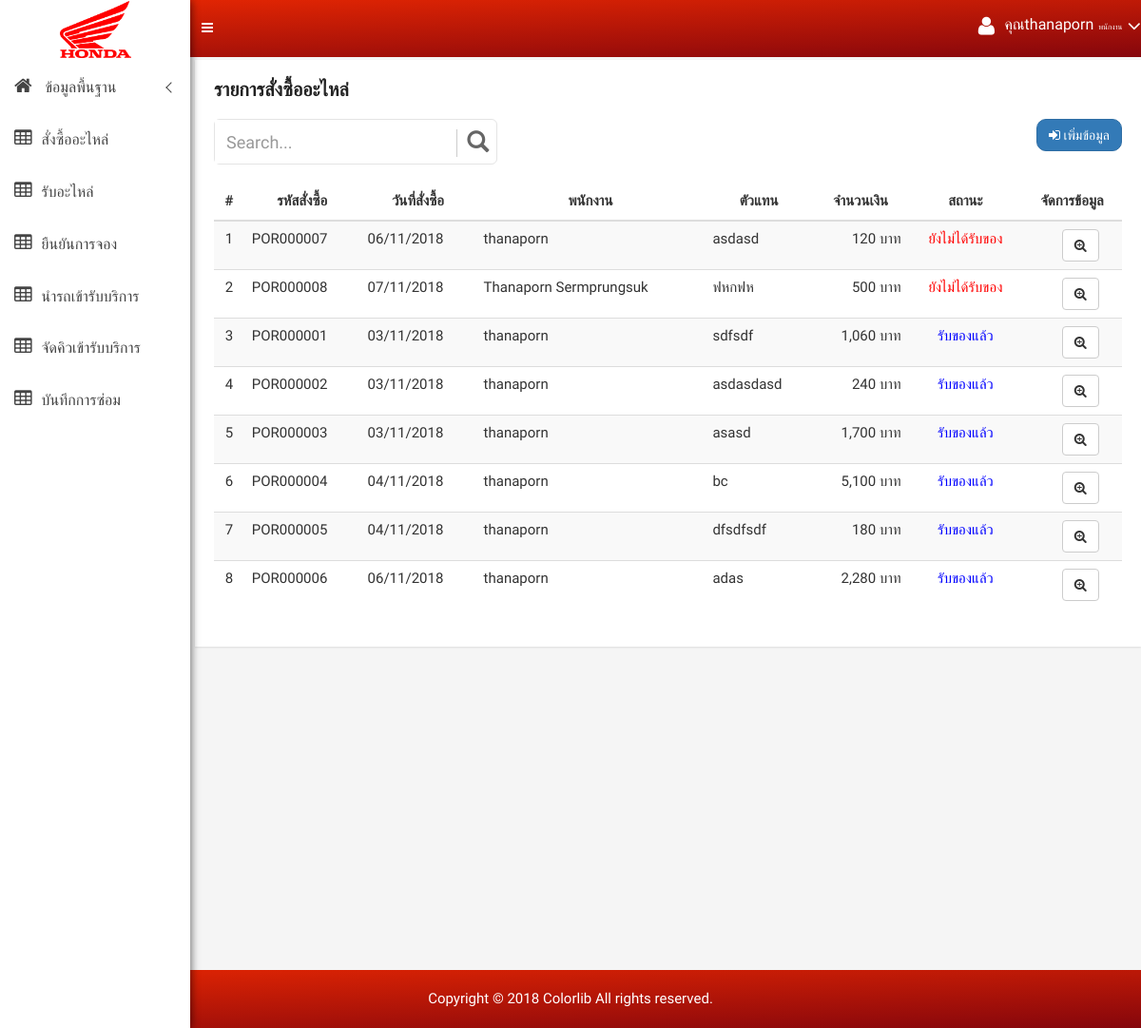
Page /purchase_show.php (signed in) on the earlier database version.
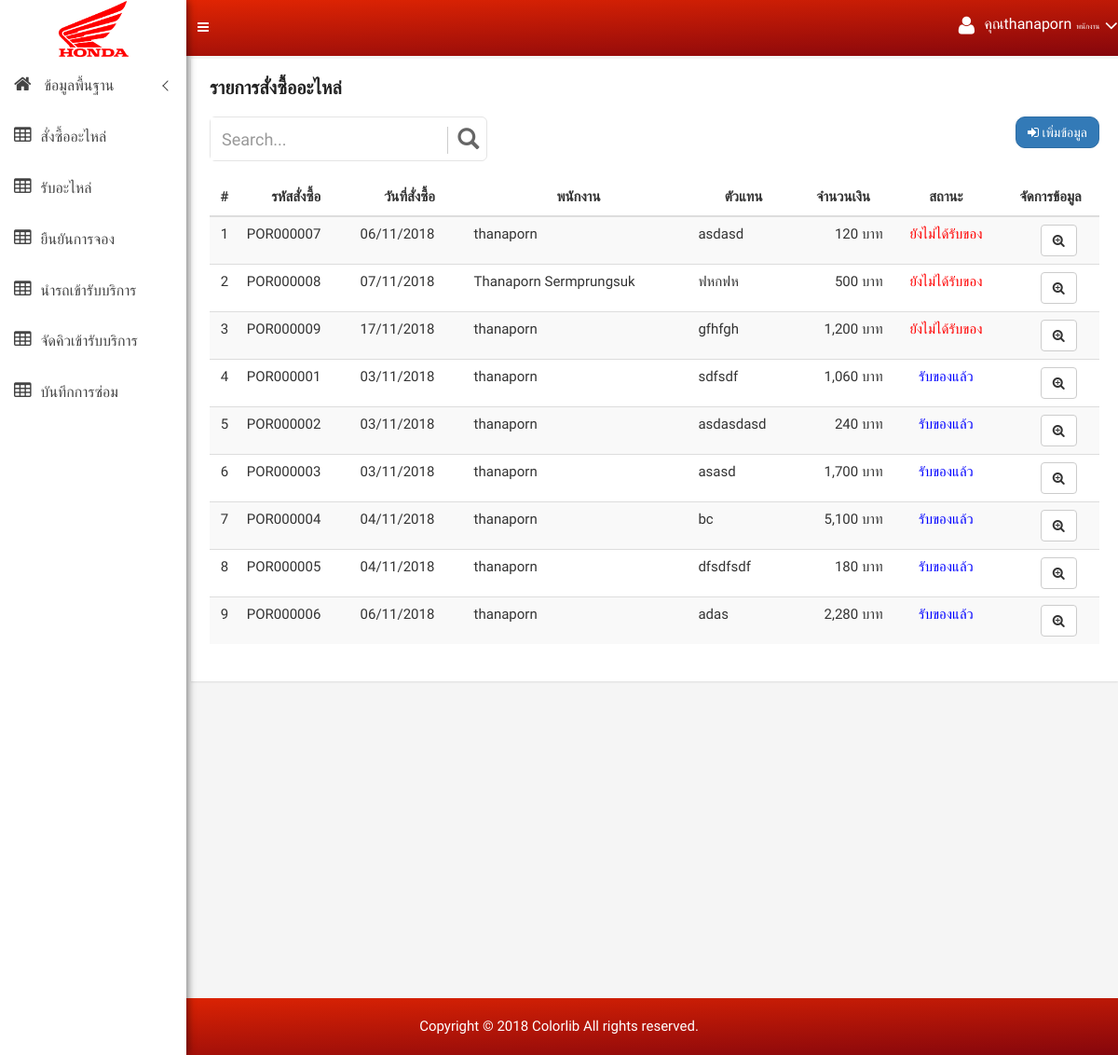
Same page on the later database version.
### tables this page shows
CREATE TABLE `purchase_order` (
  `po_id` varchar(30) NOT NULL,
  `po_date` date DEFAULT NULL,
  `po_agent` varchar(255) DEFAULT NULL,
  `po_address` text,
  `po_tel` varchar(30) DEFAULT NULL,
  `po_total` varchar(30) DEFAULT NULL,
  `emp_id` varchar(30) DEFAULT NULL,
  `po_status` int(1) DEFAULT NULL,
  PRIMARY KEY (`po_id`)
);

CREATE TABLE `employee` (
  `emp_id` varchar(30) NOT NULL,
  `emp_user` varchar(255) DEFAULT NULL,
  `emp_pass` varchar(255) DEFAULT NULL,
  `emp_name` varchar(50) DEFAULT NULL,
  `emp_add` text,
  `emp_tel` varchar(30) DEFAULT NULL,
  `emp_position` varchar(30) DEFAULT NULL,
  PRIMARY KEY (`emp_id`)
);

### config.php (called while the page is built, shortened)
<?php
function FormatDay($mydate){
    $originalDate = $mydate;
    $newDate = date("d/m/Y", strtotime($originalDate));
    return $newDate;
}
?>

### purchase_show.php (the view, shortened to what this page needs)
<?php include "sitebar.php"; ?>
<?php include "header.php"; ?>
<div class="container-fluid">
    <div class="product-status-wrap">
        <h4>รายการสั่งซื้ออะไหล่</h4>
        <div class="row">
            <div class="col-md-4">
                <div id="custom-search-input" >
                    <form method="GET"  name="frmSearch">
                        <div class="input-group col-md-12">
                            <input type="text" class="form-control input-lg" name="search" value="<?=$_GET['search']?>" placeholder="Search..." />
                            <span class="input-group-btn">
                            <button class="btn btn-info btn-lg" type="submit">
                                <i class="glyphicon glyphicon-search"></i>
                            </button>
                        </span>
                        </div>
                    </form>
                </div>
            </div>
            <div class="col-md-8">
                <div class="pull-right">
                    <a data-toggle="tooltip" href="purchase_form.php" class="btn btn-primary btn-custon-rounded-two" data-original-title="เพิ่มข้อมูล">
                        <i class="fa fa-sign-in "></i> เพิ่มข้อมูล
                    </a>
                </div>
            </div>
        </div><div class="clearfix"></div><br>
        <div class="row">
            <div class="col-md-12">
                <table class="table table-striped table-hover">
                    <thead>
                    <tr>
                        <th class="text-center">#</th>
                        <th class="text-center">รหัสสั่งซื้อ</th>
                        <th class="text-center">วันที่สั่งซื้อ</th>
                        <th class="text-center">พนักงาน</th>
                        <th class="text-center">ตัวแทน</th>
                        <th class="text-center">จำนวนเงิน</th>
                        <th class="text-center">สถานะ</th>
                        <th class="text-center">จัดการข้อมูล</th>
                    </tr>
                    </thead>
                    <tbody>
                    <?php
                    $n = 0;
                    if (isset($_GET['search'])) {
                        $sql = "select * from purchase_order where po_id like '%" . $_GET['po_id'] . "%'  order by po_status asc";
                    } else {
                        $sql = "select * from purchase_order order by po_status asc";
                    }
                    $query = mysqli_query($connect, $sql);
                    if (mysqli_num_rows($query) > 0 ) {
                        while ($array = mysqli_fetch_array($query)) {
                            $n++;
                            $sql2= "select * from employee where emp_id='" . $array['emp_id'] . "'";
                            $query2 = mysqli_query($connect, $sql2);
                            $array2 = mysqli_fetch_array($query2);
                            if($array['po_status']=='1'){
                                $status='รับของแล้ว';
                                $color='blue';
                            }else{
                                $status='ยังไม่ได้รับของ';
                                $color='red';
                            }
                            ?>
                            <tr>
                                <td class="text-center" scope="row"><?= $n; ?></td>
                                <td ><?= $array['po_id'] ?></td>
                                <td><?= FormatDay($array['po_date']) ?></td>
                                <td><?= $array2['emp_name'] ?></td>
                                <td><?= $array['po_agent'] ?></td>
                                <td class="text-right"><?= number_format($array['po_total']) ?> บาท</td>
                                <td class="text-center" style="color:<?=$color ?>"><?=$status ?></td>
                                <td style="padding-left: 25px" class="text-center">
                                    <a data-toggle="tooltip" href="purchase_view.php?id=<?= $array['po_id'] ?>" class="btn btn-default" data-original-title="View"><i class="fa fa fa-search-plus" aria-hidden="true"></i></a>
                                </td>
                            </tr>
                            <?php
                        }
                    } else {
                        ?>
                        <tr>
                            <th style="text-align: center;color: red;" colspan="7"> ไม่พบข้อมูล</th>
                        </tr>
                        <?php
                    }
                    ?>
                    </tbody>
                </table>
            </div>
        </div>
    </div>
</div>
<br><br><br><br><br><br><br><br><br><br><br><br><br><br><br><br><br>
<?php include "footer.php"; ?>

Differences in the rows shown:
added purchase_order: po_id "POR000009", po_date "17/11/2018", emp.emp_name "thanaporn", po_agent "gfhfgh", po_total "1,200", po_status "ยังไม่ได้รับของ"
